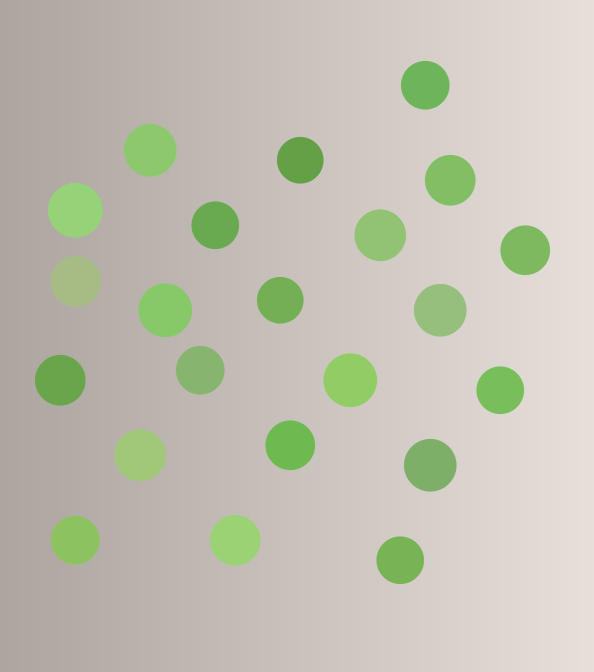
//> input picture lessons/opencv/素材/synth_balls.png, 1187 x 1343 px (shown at 1/2 size)
$ ./2.4-edges   (built with g++ and OpenCV 4)
//> lines starting //> are read from the running program, lines starting //| are printed output that depends on the picture; after the words box and inside, x2 and y2 are one past the last pixel; in counts of white or black regions, pixels touching at a corner belong together
#include <iostream>
#include <string>

#include <opencv2/core.hpp>
#include <opencv2/imgproc.hpp>
#include <opencv2/imgcodecs.hpp>

namespace {

void add_cell(cv::Mat& panel, const cv::Mat& image, int index,
              const std::string& label, int columns, int cell_width,
              int cell_height) {
    const int label_height = 28;
    const int col = index % columns;
    const int row = index / columns;
    const int x = col * cell_width;
    const int y = row * (cell_height + label_height);
    cv::Mat color;
    if (image.channels() == 1) {
        cv::cvtColor(image, color, cv::COLOR_GRAY2BGR);
    } else {
        color = image;
    }
    cv::Mat resized;
    cv::resize(color, resized, cv::Size(cell_width, cell_height), 0, 0,
               cv::INTER_LINEAR);
    resized.copyTo(panel(cv::Rect(x, y + label_height, cell_width,
                                  cell_height)));
    cv::rectangle(panel, cv::Rect(x, y, cell_width, label_height),
                  cv::Scalar(245, 245, 245), cv::FILLED);
    cv::putText(panel, label, cv::Point(x + 8, y + 20),
                cv::FONT_HERSHEY_SIMPLEX, 0.55, cv::Scalar(30, 30, 30), 1,
                cv::LINE_AA);
}

int count_above(const cv::Mat& image, int value) {
    cv::Mat binary;
    cv::threshold(image, binary, value, 255, cv::THRESH_BINARY);
    return cv::countNonZero(binary);
}

}  // namespace

int main() {
    const std::string path = "../素材/synth_balls.png";
    cv::Mat image = cv::imread(path, cv::IMREAD_COLOR);
//> image is the input picture: 1343 rows x 1187 cols, CV_8UC3; mean B, G, R 178.9, 193.8, 193.9
    if (image.empty()) {
        std::cout << "无法读取：" << path << '\n';
        return 1;
    }

    cv::Mat gray;
    cv::cvtColor(image, gray, cv::COLOR_BGR2GRAY);
    cv::Mat blurred;
    cv::GaussianBlur(gray, blurred, cv::Size(3, 3), 0);

    cv::Mat sobel_x16;
    cv::Mat sobel_y16;
    cv::Sobel(blurred, sobel_x16, CV_16S, 1, 0, 3);
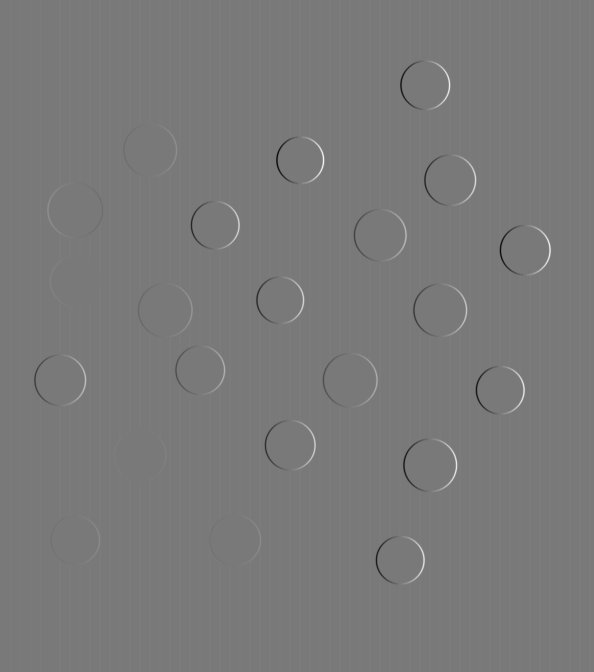
//> sobel_x16: 1343 rows x 1187 cols, CV_16SC1 (shown at 1/2 size); min -182, max 199, mean 0.4; drawn with min black and max white
    cv::Sobel(blurred, sobel_y16, CV_16S, 0, 1, 3);
    cv::Mat sobel_x;
    cv::Mat sobel_y;
    cv::convertScaleAbs(sobel_x16, sobel_x);
    cv::convertScaleAbs(sobel_y16, sobel_y);

    cv::Mat magnitude;
    cv::addWeighted(sobel_x, 0.5, sobel_y, 0.5, 0.0, magnitude);

    cv::Mat laplacian16;
    cv::Laplacian(blurred, laplacian16, CV_16S, 3);
    cv::Mat laplacian;
    cv::convertScaleAbs(laplacian16, laplacian);

    cv::Mat canny_low;
    cv::Mat canny_high;
    cv::Canny(blurred, canny_low, 50, 150, 3);
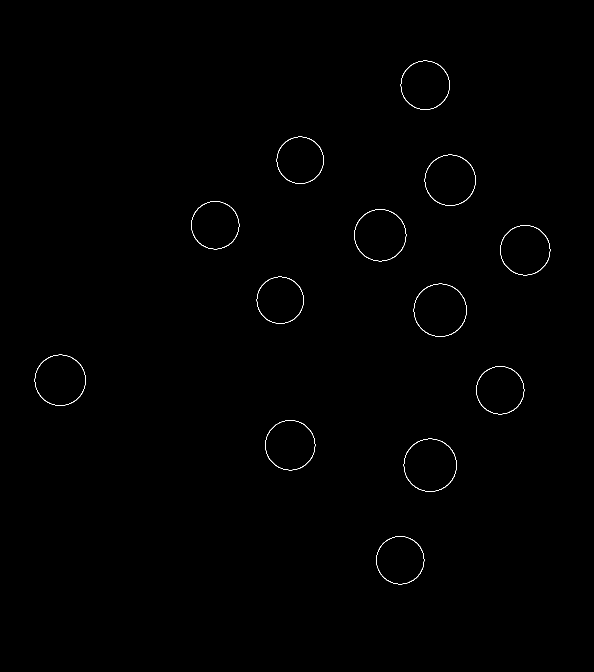
//> canny_low: 1343 rows x 1187 cols, CV_8UC1 (shown at 1/2 size); 0.29% white in thin lines or dots, all inside (x1, y1, x2, y2) = (69, 121, 1101, 1169)
    cv::Canny(blurred, canny_high, 100, 200, 3);
//> canny_high: 1343 rows x 1187 cols, CV_8UC1; 0.2% white in thin lines or dots, all inside (x1, y1, x2, y2) = (382, 121, 1101, 1169)

    std::cout << "sobel x >50=" << count_above(sobel_x, 50) << '\n';
//> in count_above, `cv::threshold(image, binary, value, 255, cv::THRESH_BINARY);`: binary: 1343 rows x 1187 cols, CV_8UC1; 0.53% white in thin lines or dots, all inside (x1, y1, x2, y2) = (69, 124, 1102, 1166)
//| sobel x >50=8508
    std::cout << "sobel y >50=" << count_above(sobel_y, 50) << '\n';
//| sobel y >50=8482
    std::cout << "magnitude >50=" << count_above(magnitude, 50) << '\n';
//| magnitude >50=9549
    std::cout << "laplacian >50=" << count_above(laplacian, 50) << '\n';
//> in count_above (call 4), `cv::threshold(image, binary, value, 255, cv::THRESH_BINARY);`: binary: 1343 rows x 1187 cols, CV_8UC1; 0.19% white in thin lines or dots, all inside (x1, y1, x2, y2) = (390, 120, 1102, 1170)
//| laplacian >50=2986
    std::cout << "canny 50/150=" << cv::countNonZero(canny_low) << '\n';
//| canny 50/150=4692
    std::cout << "canny 100/200=" << cv::countNonZero(canny_high) << '\n';
//| canny 100/200=3199

    // Canny 输出是单像素宽的线，缩到三分之一后会在缩略图里断开。
    // 面板里用的副本先做 3x3 膨胀；上面的计数仍是膨胀前的。
    const cv::Mat view_kernel =
        cv::getStructuringElement(cv::MORPH_RECT, cv::Size(3, 3));
    cv::Mat canny_low_view;
    cv::Mat canny_high_view;
    cv::dilate(canny_low, canny_low_view, view_kernel);
//> canny_low_view: 1343 rows x 1187 cols, CV_8UC1; 0.94% white; 13 white regions, largest, box (x1, y1, x2, y2) and area: (826, 566, 935, 675) 1232, (806, 876, 915, 985) 1232, (707, 417, 814, 524) 1208
    cv::dilate(canny_high, canny_high_view, view_kernel);
//> canny_high_view: 1343 rows x 1187 cols, CV_8UC1; 0.64% white; 9 white regions, largest, box (x1, y1, x2, y2) and area: (806, 876, 915, 985) 1232, (848, 308, 953, 413) 1186, (999, 449, 1102, 552) 1166

    cv::Mat panel(3 * (340 + 28), 3 * 300, CV_8UC3,
                  cv::Scalar(255, 255, 255));
    add_cell(panel, gray, 0, "gray", 3, 300, 340);
//> in add_cell, `cv::rectangle(panel, cv::Rect(x, y, cell_width, label_height), cv::Sca..`: panel: 1104 rows x 900 cols, CV_8UC3; min 132, max 255, mean 248.4
//> in add_cell, `cv::putText(panel, label, cv::Point(x + 8, y + 20), cv::FONT_HERSHEY_S..`: panel: 1104 rows x 900 cols, CV_8UC3; min 35, max 255, mean 248.4
    add_cell(panel, sobel_x, 1, "sobel x", 3, 300, 340);
//> in add_cell (call 2), `resized.copyTo(panel(cv::Rect(x, y + label_height, cell_width, cell_he..`: panel: 1104 rows x 900 cols, CV_8UC3; min 0, max 255, mean 222.3
//> in add_cell (call 2), `cv::rectangle(panel, cv::Rect(x, y, cell_width, label_height), cv::Sca..`: panel: 1104 rows x 900 cols, CV_8UC3; min 0, max 255, mean 222.3
//> in add_cell (call 2), `cv::putText(panel, label, cv::Point(x + 8, y + 20), cv::FONT_HERSHEY_S..`: panel: 1104 rows x 900 cols, CV_8UC3; min 0, max 255, mean 222.2
    add_cell(panel, sobel_y, 2, "sobel y", 3, 300, 340);
//> call 3 of add_cell, with index = 2, label = "sobel y", columns = 3, cell_width = 300, cell_height = 340
//> in add_cell (call 3), `cv::cvtColor(image, color, cv::COLOR_GRAY2BGR);`: color: 1343 rows x 1187 cols, CV_8UC3; min 0, max 192, mean 0.7
//> in add_cell (call 3), `cv::resize(color, resized, cv::Size(cell_width, cell_height), 0, 0, cv..`: resized: 340 rows x 300 cols, CV_8UC3; min 0, max 182, mean 0.7
//> in add_cell (call 3), `resized.copyTo(panel(cv::Rect(x, y + label_height, cell_width, cell_he..`:
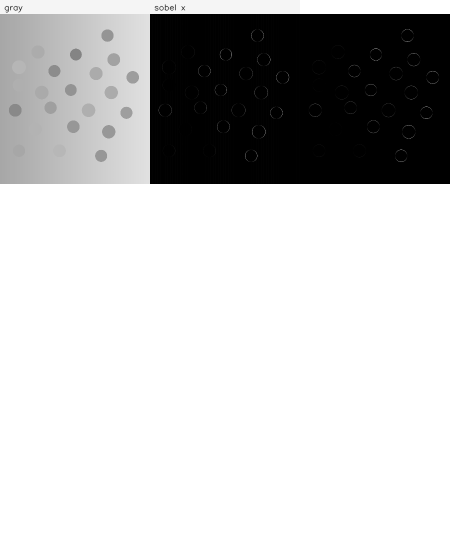
//> panel: 1104 rows x 900 cols, CV_8UC3 (shown at 1/2 size); min 0, max 255, mean 196.1
//> in add_cell (call 3), `cv::rectangle(panel, cv::Rect(x, y, cell_width, label_height), cv::Sca..`: panel: 1104 rows x 900 cols, CV_8UC3; 0.85% of pixels changed, all inside (x1, y1, x2, y2) = (600, 0, 900, 28)
//> in add_cell (call 3), `cv::putText(panel, label, cv::Point(x + 8, y + 20), cv::FONT_HERSHEY_S..`: panel: 1104 rows x 900 cols, CV_8UC3; min 0, max 255, mean 196
    add_cell(panel, magnitude, 3, "sobel magnitude", 3, 300, 340);
//> in add_cell (call 4), `cv::cvtColor(image, color, cv::COLOR_GRAY2BGR);`: color: 1343 rows x 1187 cols, CV_8UC3; min 0, max 142, mean 0.9
//> in add_cell (call 4), `cv::resize(color, resized, cv::Size(cell_width, cell_height), 0, 0, cv..`: resized: 340 rows x 300 cols, CV_8UC3; min 0, max 133, mean 0.9
//> in add_cell (call 4), `cv::rectangle(panel, cv::Rect(x, y, cell_width, label_height), cv::Sca..`: panel: 1104 rows x 900 cols, CV_8UC3; min 0, max 255, mean 169.8
    add_cell(panel, laplacian, 4, "laplacian", 3, 300, 340);
//> in add_cell (call 5), `cv::cvtColor(image, color, cv::COLOR_GRAY2BGR);`: color: 1343 rows x 1187 cols, CV_8UC3; min 0, max 72, mean 0.8
//> in add_cell (call 5), `cv::resize(color, resized, cv::Size(cell_width, cell_height), 0, 0, cv..`: resized: 340 rows x 300 cols, CV_8UC3; min 0, max 67, mean 0.8
//> in add_cell (call 5), `resized.copyTo(panel(cv::Rect(x, y + label_height, cell_width, cell_he..`:
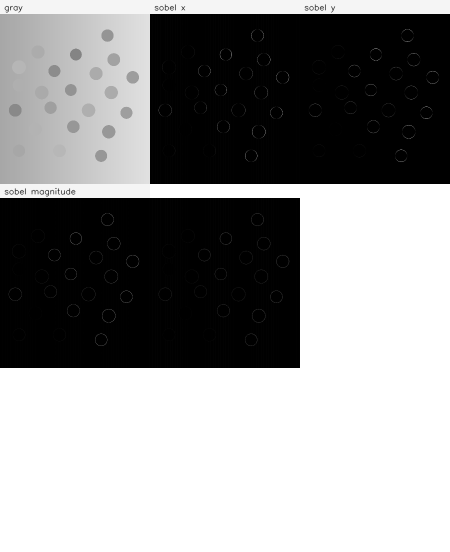
//> panel: 1104 rows x 900 cols, CV_8UC3 (shown at 1/2 size); min 0, max 255, mean 143.6
//> in add_cell (call 5), `cv::rectangle(panel, cv::Rect(x, y, cell_width, label_height), cv::Sca..`: panel: 1104 rows x 900 cols, CV_8UC3; 0.85% of pixels changed, all inside (x1, y1, x2, y2) = (300, 368, 600, 396)
//> in add_cell (call 5), `cv::putText(panel, label, cv::Point(x + 8, y + 20), cv::FONT_HERSHEY_S..`: panel: 1104 rows x 900 cols, CV_8UC3; min 0, max 255, mean 143.5
    add_cell(panel, canny_low_view, 5, "canny 50/150 (3x3 view)", 3, 300,
             340);
//> in add_cell (call 6), `cv::cvtColor(image, color, cv::COLOR_GRAY2BGR);`:
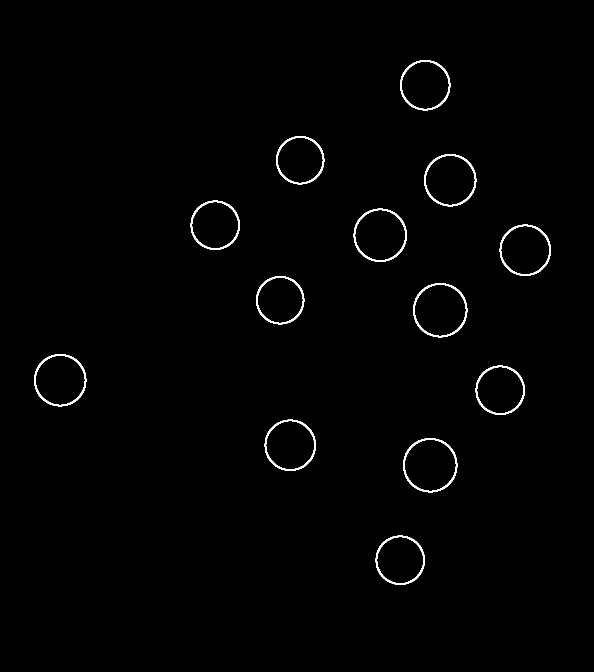
//> color: 1343 rows x 1187 cols, CV_8UC3 (shown at 1/2 size); 0.94% white; 13 white regions, largest, box (x1, y1, x2, y2) and area: (826, 566, 935, 675) 1232, (806, 876, 915, 985) 1232, (707, 417, 814, 524) 1208
//> in add_cell (call 6), `cv::resize(color, resized, cv::Size(cell_width, cell_height), 0, 0, cv..`:
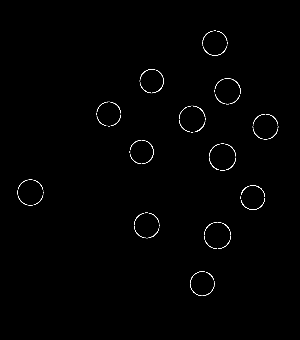
//> resized: 340 rows x 300 cols, CV_8UC3; min 0, max 255, mean 2.4
//> in add_cell (call 6), `cv::rectangle(panel, cv::Rect(x, y, cell_width, label_height), cv::Sca..`: panel: 1104 rows x 900 cols, CV_8UC3; min 0, max 255, mean 117.5
//> in add_cell (call 6), `cv::putText(panel, label, cv::Point(x + 8, y + 20), cv::FONT_HERSHEY_S..`:
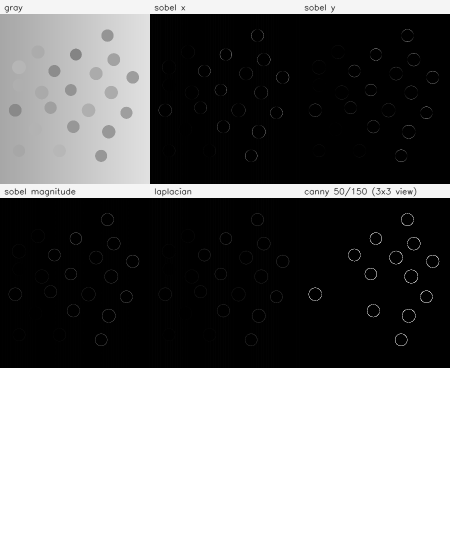
//> panel: 1104 rows x 900 cols, CV_8UC3 (shown at 1/2 size); min 0, max 255, mean 117.4
    add_cell(panel, canny_high_view, 6, "canny 100/200 (3x3 view)", 3, 300,
             340);
    add_cell(panel, blurred, 7, "blurred input", 3, 300, 340);
    add_cell(panel, gray, 8, "gray (reference)", 3, 300, 340);

    const bool saved = cv::imwrite("out_edges.png", panel);
    std::cout << "saved out_edges.png: " << (saved ? "yes" : "no") << '\n';
//| saved out_edges.png: yes
    return 0;
}
